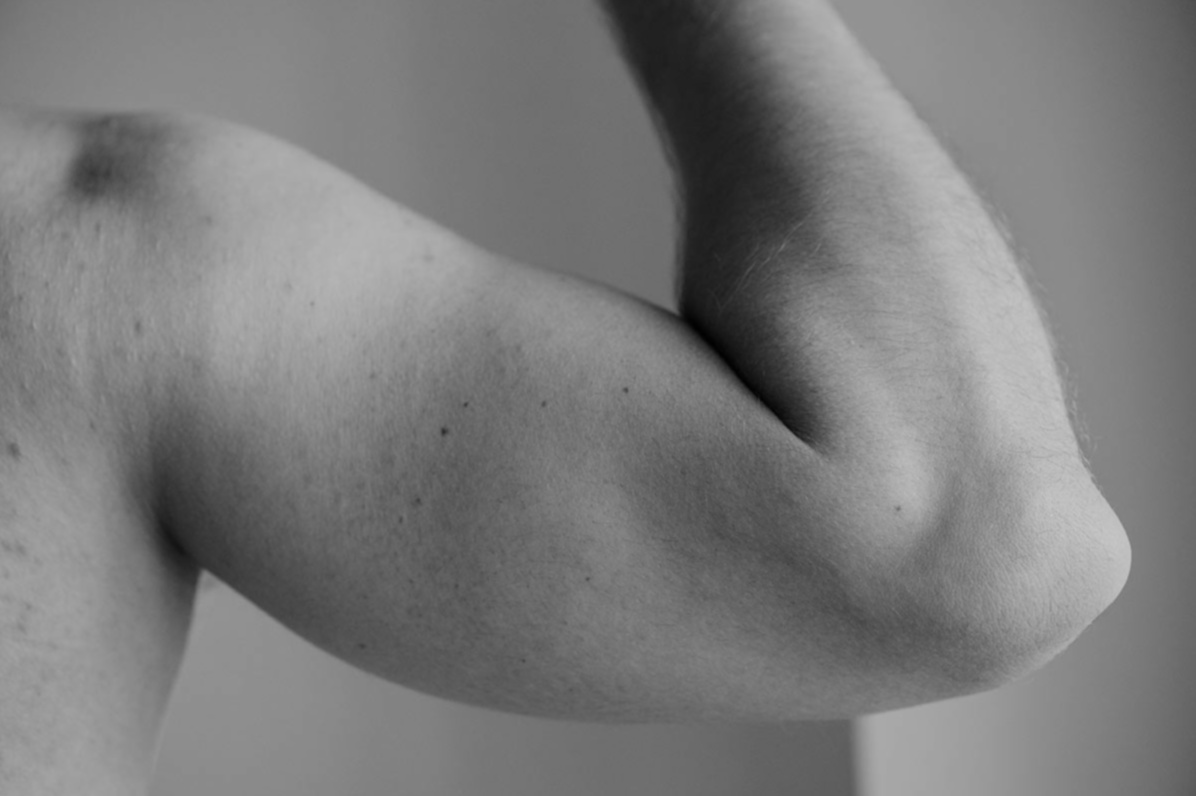
#> input picture Preprocessing/UnusedTechniques/Logarithmic Transformation/arm_out5x5.jpg, 1196 x 796 px
$ python 'Logarithmic Transformation.py'
#> lines starting #> are read from the running program, lines starting #| are printed output that depends on the picture
import cv2
import numpy as np
import math

gray = cv2.imread('arm_out5x5.jpg')
#> gray is the input picture: shape (796, 1196, 3); min 0, max 199, mean 123.4
color = cv2.imread('arm_5x5_HM.jpg')
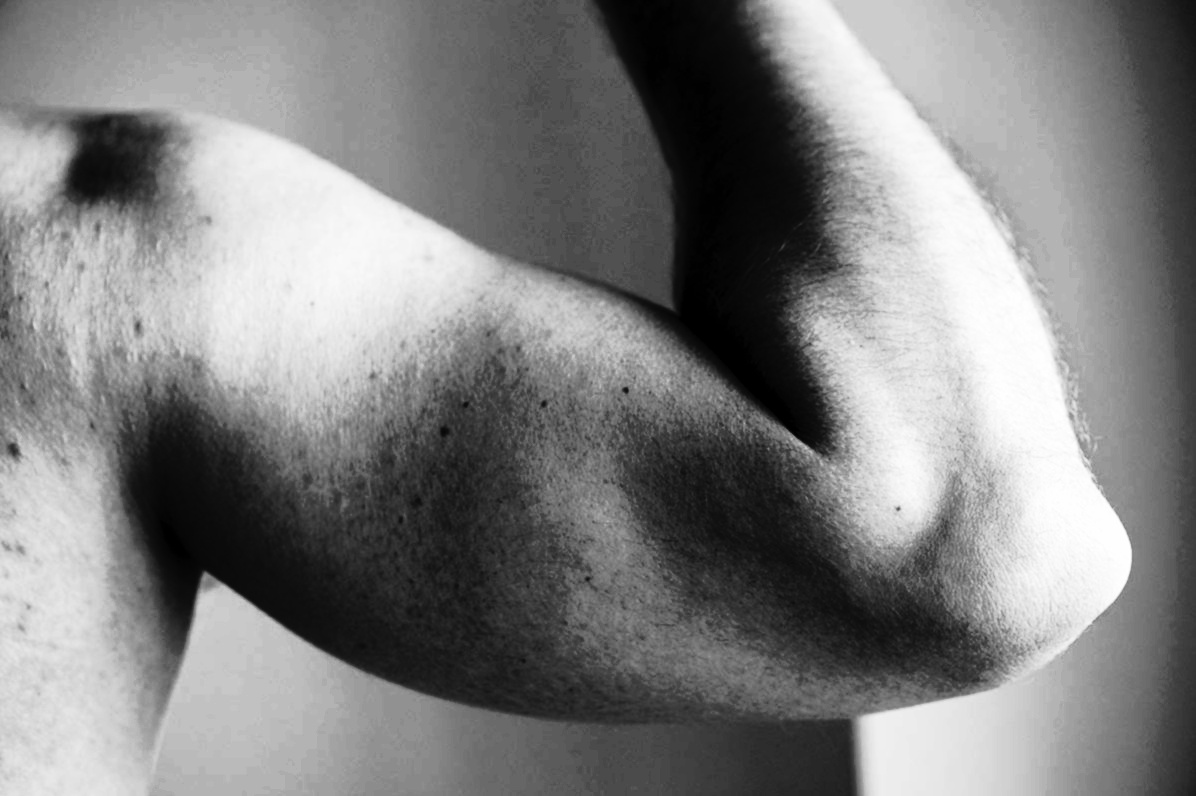
#> input picture Preprocessing/UnusedTechniques/Logarithmic Transformation/arm_5x5_HM.jpg, 1196 x 796 px
#> color is the input picture: shape (796, 1196, 3); min 0, max 255, mean 128.4

# Logarithmic Transformation

def logtrans(img,c):
#> called with c = 45
    limgf = np.zeros(img.shape)
    img[img==0] = 1
    limgf = c * (np.log(img))
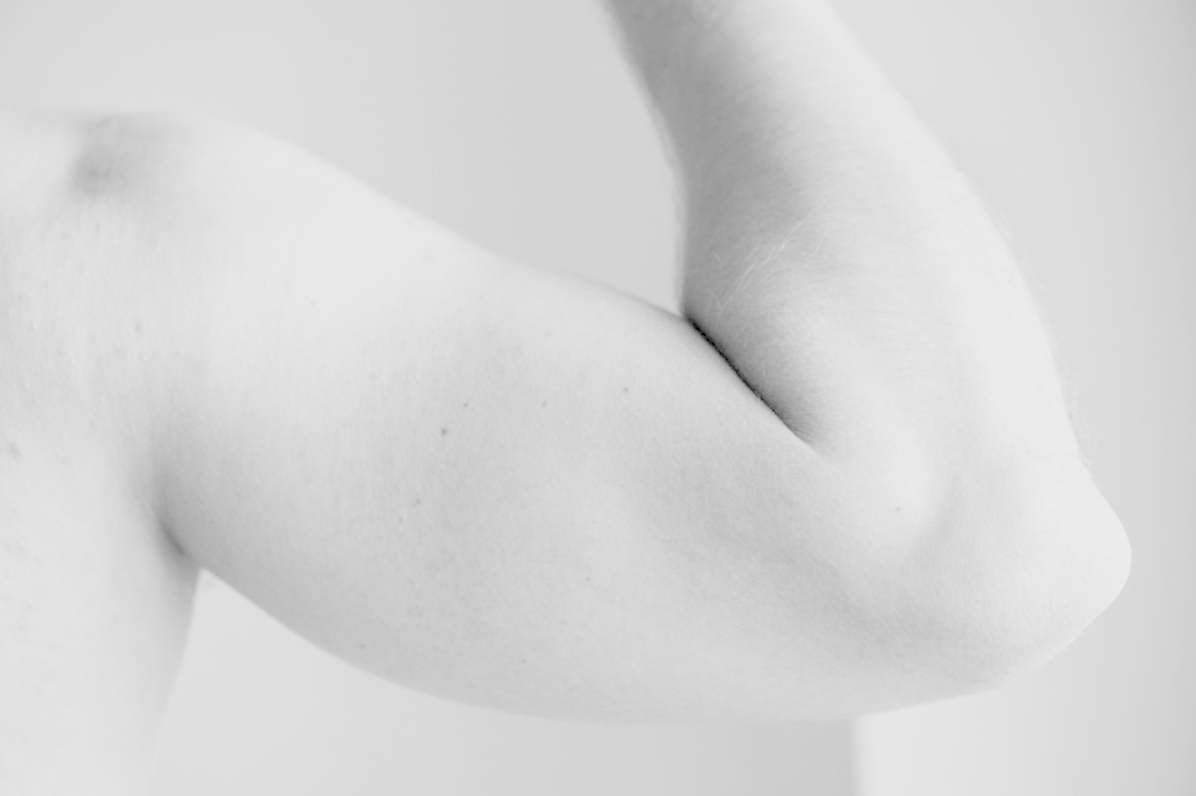
#> limgf: shape (796, 1196, 3) float16; min 0, max 238.1, mean 214.8
    limgf[limgf>255] = 255
    limgf = limgf.astype(int)
    return limgf

c2 = 45 #Select this variable as per your preference between 0-255

x = logtrans(gray,c2)
cv2.imwrite('1new_image_g.jpg',x)


y = logtrans(color,c2)
#> call 2 of logtrans, with c = 45
#> in logtrans (call 2), `limgf = c * (np.log(img))`:
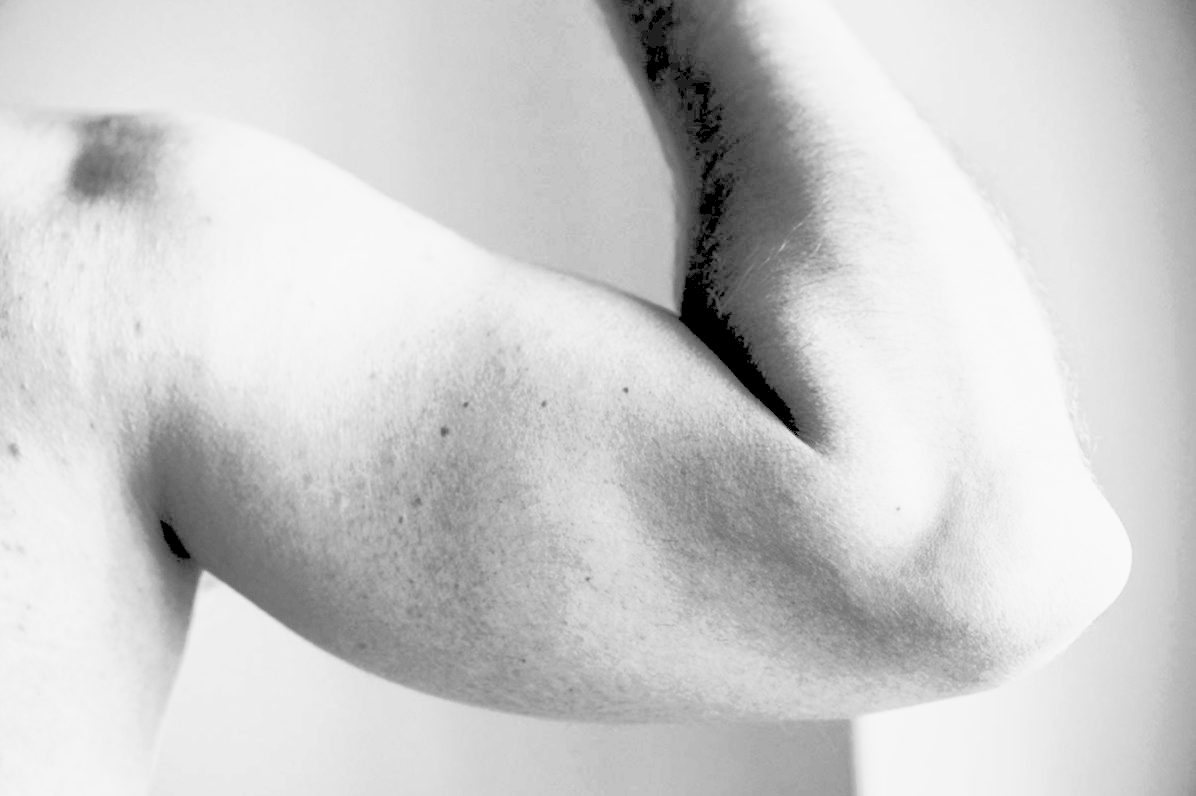
#> limgf: shape (796, 1196, 3) float16; min 0, max 249.4, mean 204.8
cv2.imwrite('1new_image_c.jpg',y)
